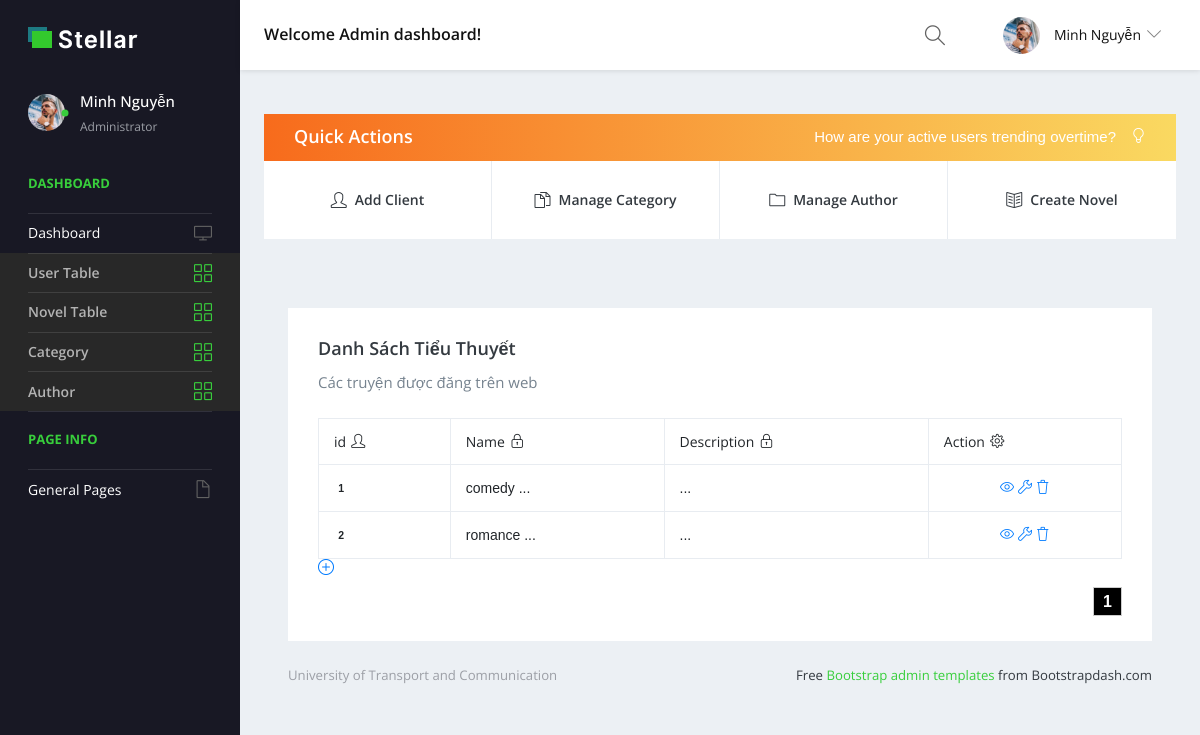
/BTL/Admin/CategoryTable/1, run on an earlier commit of the app's database.
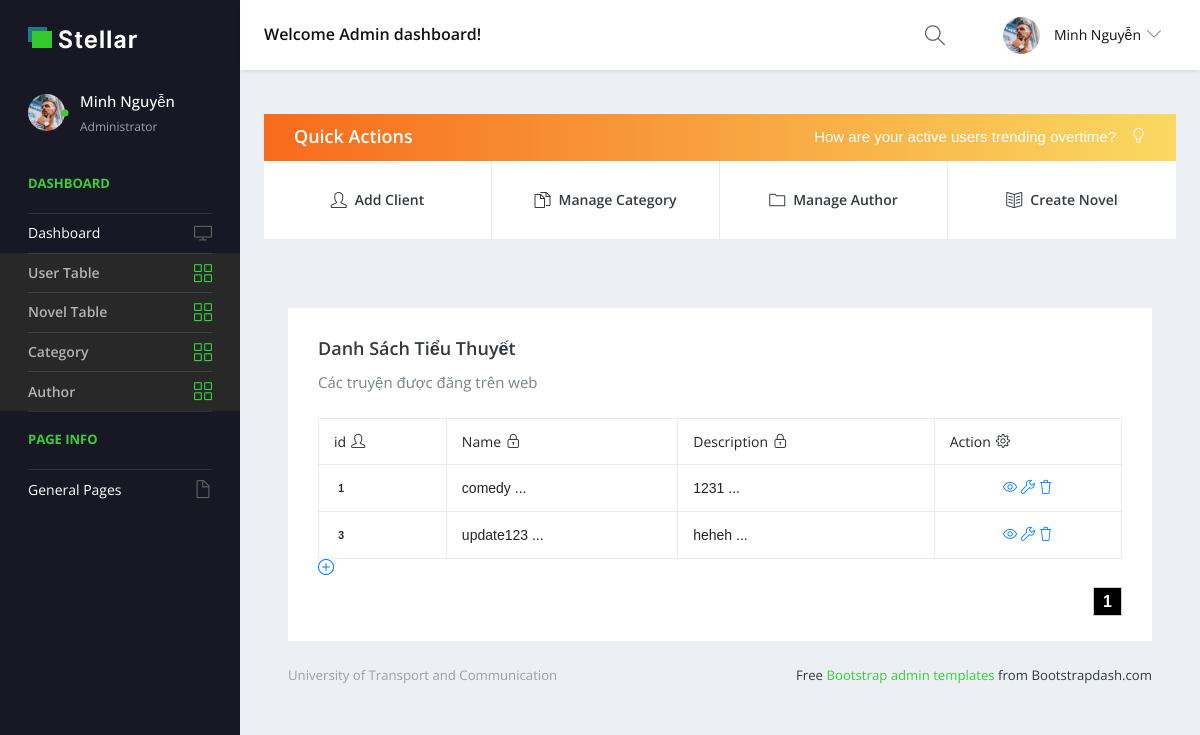
And on a later commit of the database.
### tables this page shows
CREATE TABLE `category` (
  `id` int(11) NOT NULL,
  `name` varchar(50) NOT NULL,
  `description` varchar(200) NOT NULL
);

### BTL/mvc/core/Controller.php (called while the page is built, shortened)
<?php
    class Controller{
        public function view($view,$data=[]){
            require_once "./mvc/views/".$view.".php";
        }
    }
?>

### BTL/mvc/controllers/Admin.php (called while the page is built, shortened)
<?php
    class Admin extends Controller{
        public function CategoryTable($page){
            $source=$this->model("category");
            $this->view("Admin_layout",[
                        "func"=>"Admin/CategoryTable",
                        "page"=>"pages/tables/category_table",
                        "has_paging"=>true,
                        "source"=>$source->GetAll($page)
                    ]);
        }
    }
?>

### BTL/mvc/core/App.php (called while the page is built, shortened)
<?php
    class App{
        protected $controller="Admin";
        protected $action="Index";
        function __construct()
        {
            $arr=$this->UrlProcess();
            if(isset($arr[1]))
            {
                if(file_exists("./mvc/controllers/".$arr[0].".php"))
                {
                    $this->controller=$arr[0];
                    unset($arr[0]);
                }
            }
            if(isset($arr[1]))
            {
                if(method_exists($this->controller,$arr[1]))
                {
                    $this->action=$arr[1];
                    unset($arr[1]);
                }
            }
            $this->params=$arr?array_values($arr):[];
            $this->controller=new $this->controller;
            call_user_func_array([$this->controller,$this->action],$this->params);
        }
        function UrlProcess()
        {
            if(isset($_GET["url"]))
            {
                return explode("/",filter_var(trim($_GET["url"],"/")));
            }
        }
    }
?>

### BTL/index.php (called while the page is built, shortened)
<?php
$myApp=new App();
?>

### BTL/mvc/core/DB.php (called while the page is built, shortened)
<?php
    class DB{
        protected $servername='localhost';
        protected $username='root';
        protected $password='';
        protected $dbname='db_webnovel';
        function __construct()
        {
            $this->conn=mysqli_connect($this->servername,$this->username,$this->password,$this->dbname);
        }
    }
?>

### BTL/mvc/models/category.php (called while the page is built, shortened)
<?php
    class category extends DB{
        public function GetAll($page)
        {
        $item_per_page = 4;
        $current_page = !empty($page) ? $page : 1;
        $offset = ($current_page - 1) * $item_per_page;
        $category = mysqli_query($this->conn, "SELECT * FROM `category`   LIMIT " . $item_per_page . " OFFSET " . $offset);
        $totalRecords = mysqli_query($this->conn, "SELECT * FROM `category`");
        $totalRecords = $totalRecords->num_rows;
        $totalPages = ceil($totalRecords / $item_per_page);
        return $data = [
            "sp" => $category,
            "currentPage" => $current_page,
            "totalRecords" => $totalRecords,
            "totalPages" => $totalPages
        ];
        }
    }
?>

### BTL/mvc/views/Admin_pages/pages/tables/category_table.php (the view, shortened to what this page needs)
<head>
</head>
<div class="content-wrapper">
  <div class="row">
    <div class="col-lg-12 grid-margin stretch-card">
      <div class="card">
        <div class="card-body">
          <h4 class="card-title">Danh sách tiểu thuyết</h4>
          <p class="card-description"> Các truyện được đăng trên web
          </p>
          <table class="table table-hover table-bordered">
            <thead>
              <tr>
                <th>id<i class=' icon-user'></i></th>
                <th >Name<i class=' icon-lock'></i></th>
                <th >Description<i class=' icon-lock'></i></th>
                <th >Action<i  class='icon-settings'></i></th>
              </tr>
            </thead>
            <tbody>
              <?php
              while ($row = mysqli_fetch_array($data["source"]["sp"])) {
                echo "<tr>
                <td><label class='badge badge-email'>".$row["id"]."</label></td>
                <td>".substr($row["name"],0,30)." ...</td>
                <td>".substr($row["description"],0,30)." ...</td>
                <td style='text-align: center;'>
                    <a href='/BTL/Admin/CrudCategory/View/".$row["id"]."'><i class='icon-eye'></i></a>
                    <a href='/BTL/Admin/CrudCategory/Update/".$row["id"]."'><i class='icon-wrench'></i></a>
                    <a href='/BTL/Admin/CrudCategory/Delete/".$row["id"]."'><i class='icon-trash'></i></a>
                </td>
                </tr>";
              }
              ?>
            </tbody>
          </table>
          <a href='/BTL/Admin/CrudCategory/Create/0'><i class='icon-plus'></i></a>
          <?php if (!empty($data["has_paging"])) : ?>
            <?php
            include './mvc/views/Admin_pages/partials/pagination.php';
            ?>
          <?php endif; ?>
        </div>
      </div>
    </div>
  </div>

### BTL/mvc/views/Admin_layout.php (shortened to what this page needs)
<!DOCTYPE html>
<html lang="en">
<?php require_once "./mvc/views/Admin_pages/partials/head.php" ?>
<body>
  <div class="container-scroller">
    <?php
    require_once "./mvc/views/Admin_pages/partials/_navbar.php";
    ?>
    <div class="container-fluid page-body-wrapper">
      <?php
      require_once "./mvc/views/Admin_pages/partials/_sidebar.php";
      ?>
      <div class="main-panel">
        <div class="content-wrapper">
          <?php
          require_once "./mvc/views/Admin_pages/partials/_quickbar.php";
          ?>
          <?php
          require_once "./mvc/views/Admin_pages/" . $data["page"] . ".php";
          ?>
        </div>
        <?php
        require_once "./mvc/views/Admin_pages/partials/_footer.php";
        ?>
      </div>
    </div>
  </div>
</body>
</html>

### BTL/mvc/views/Admin_pages/partials/head.php (shortened to what this page needs)
<head>
  <link rel="stylesheet" href="/BTL/mvc/views/Admin_pages/vendors/simple-line-icons/css/simple-line-icons.css">
  <link rel="stylesheet" href="/BTL/mvc/views/Admin_pages/vendors/flag-icon-css/css/flag-icon.min.css">
  <link rel="stylesheet" href="/BTL/mvc/views/Admin_pages/vendors/css/vendor.bundle.base.css">
  <link rel="stylesheet" href="/BTL/mvc/views/Admin_pages/vendors/daterangepicker/daterangepicker.css">
  <link rel="stylesheet" href="/BTL/mvc/views/Admin_pages/vendors/chartist/chartist.min.css">
  <link rel="stylesheet" href="/BTL/mvc/views/Admin_pages/css/style.css">
</head>

### BTL/mvc/views/Admin_pages/partials/_navbar.php (shortened to what this page needs)
<nav class="navbar default-layout-navbar col-lg-12 col-12 p-0 fixed-top d-flex flex-row">
        <div class="navbar-brand-wrapper d-flex align-items-center">
          <a class="navbar-brand brand-logo" href="/BTL/mvc/views/Admin_pages/index.html">
            <img src="/BTL/mvc/views/Admin_pages/images/logo.svg" alt="logo" class="logo-dark" />
          </a>
        </div>
        <div class="navbar-menu-wrapper d-flex align-items-center flex-grow-1">
          <h5 class="mb-0 font-weight-medium d-none d-lg-flex">Welcome Admin dashboard!</h5>
          <ul class="navbar-nav navbar-nav-right ml-auto">
            <form class="search-form d-none d-md-block" action="#">
              <i class="icon-magnifier"></i>
              <input type="search" class="form-control" placeholder="Search Here" title="Search here">
            </form>
            <li class="nav-item dropdown d-none d-xl-inline-flex user-dropdown">
              <a class="nav-link dropdown-toggle" id="UserDropdown" href="#" data-toggle="dropdown" aria-expanded="false">
                <img class="img-xs rounded-circle ml-2" src="/BTL/mvc/views/Admin_pages/images/faces/face8.jpg" alt="Profile image"> <span class="font-weight-normal"> Minh Nguyễn </span></a>
            </li>
          </ul>
        </div>
      </nav>

### BTL/mvc/views/Admin_pages/partials/_sidebar.php (shortened to what this page needs)
<nav class="sidebar sidebar-offcanvas" id="sidebar">
          <ul class="nav">
            <li class="nav-item nav-profile">
              <a href="/BTL/mvc/views/Admin_pages/#" class="nav-link">
                <div class="profile-image">
                  <img class="img-xs rounded-circle" src="/BTL/mvc/views/Admin_pages/images/faces/face8.jpg" alt="profile image">
                  <div class="dot-indicator bg-success"></div>
                </div>
                <div class="text-wrapper">
                  <p class="profile-name">Minh Nguyễn</p>
                  <p class="designation">Administrator</p>
                </div>
              </a>
            </li>
            <li class="nav-item nav-category">
              <span class="nav-link">Dashboard</span>
            </li>
            <li class="nav-item">
              <a class="nav-link" href="/BTL/Admin/Index/">
                <span class="menu-title">Dashboard</span>
                <i class="icon-screen-desktop menu-icon"></i>
              </a>
            </li>
            <li class="nav-item">
              <a class="nav-link" href="/BTL/Admin/UserTable/1">
                <span class="menu-title">User Table</span>
                <i class="icon-grid menu-icon"></i>
              </a>
            </li>
            <li class="nav-item">
              <a class="nav-link" href="/BTL/Admin/NovelTable/1">
                <span class="menu-title">Novel Table</span>
                <i class="icon-grid menu-icon"></i>
              </a>
            </li>
            <li class="nav-item">
              <a class="nav-link" href="/BTL/Admin/CategoryTable/1">
                <span class="menu-title">Category</span>
                <i class="icon-grid menu-icon"></i>
              </a>
            </li>
            <li class="nav-item">
              <a class="nav-link" href="/BTL/Admin/AuthorTable/1">
                <span class="menu-title">Author</span>
                <i class="icon-grid menu-icon"></i>
              </a>
            </li>
            <li class="nav-item nav-category"><span class="nav-link">Page Info</span></li>
            <li class="nav-item">
              <a class="nav-link" data-toggle="collapse" href="#auth" aria-expanded="false" aria-controls="auth">
                <span class="menu-title">General Pages</span>
                <i class="icon-doc menu-icon"></i>
              </a>
            </li>
          </ul>
        </nav>

### BTL/mvc/views/Admin_pages/partials/_quickbar.php
<div class="row quick-action-toolbar">
  <div class="col-md-12 grid-margin">
    <div class="card">
      <div class="card-header d-block d-md-flex">
        <h5 class="mb-0">Quick Actions</h5>
        <p class="ml-auto mb-0">How are your active users trending overtime?<i class="icon-bulb"></i></p>
      </div>
      <div class="d-md-flex row m-0 quick-action-btns" role="group" aria-label="Quick action buttons">
        <div class="col-sm-6 col-md-3 p-3 text-center btn-wrapper">
          <button type="button" class="btn px-0" onclick="location.href='/BTL/Admin/CrudUser/Create/0'"> <i class="icon-user mr-2"></i> Add Client</button>
        </div>
        <div class="col-sm-6 col-md-3 p-3 text-center btn-wrapper">
          <button type="button" class="btn px-0" onclick="location.href='/BTL/Admin/CategoryTable/1'"><i class="icon-docs mr-2"></i> Manage Category</button>
        </div>
        <div class="col-sm-6 col-md-3 p-3 text-center btn-wrapper">
          <button type="button" class="btn px-0" onclick="location.href='/BTL/Admin/AuthorTable/1'"><i class="icon-folder mr-2"></i> Manage Author</button>
        </div>
        <div class="col-sm-6 col-md-3 p-3 text-center btn-wrapper">
          <button type="button" class="btn px-0" onclick="location.href='/BTL/Admin/CrudNovel/Create/0/0'"><i class="icon-book-open mr-2"></i>Create Novel</button>
        </div>
      </div>
    </div>
  </div>
</div>

### BTL/mvc/views/Admin_pages/partials/pagination.php (shortened to what this page needs)
<head>
</head>
<div id="pagination">
<?php for ($num = 1; $num <= $data["source"]["totalPages"]; $num++) { ?>
    <?php if ($num != $data["source"]["currentPage"]) { ?>
        <?php if ($num > $data["source"]["currentPage"] - 3 && $num < $data["source"]["currentPage"] + 3) { ?>
            <a class="page-item" href="/BTL/<?=$data["func"]?>/<?= $num ?>"><?= $num ?></a>
        <?php } ?>
    <?php } else { ?>
        <strong class="current-page page-item"><?= $num ?></strong>
    <?php } ?>
<?php } ?>
</div>

### BTL/mvc/views/Admin_pages/partials/_footer.php
<footer class="footer">
            <div class="d-sm-flex justify-content-center justify-content-sm-between">
              <span class="text-muted d-block text-center text-sm-left d-sm-inline-block">University of Transport and Communication</span>
              <span class="float-none float-sm-right d-block mt-1 mt-sm-0 text-center"> Free <a href="#" target="_blank">Bootstrap admin templates</a> from Bootstrapdash.com</span>
            </div>
          </footer>

### BTL/mvc/views/Admin_pages/pages/tables/category_table.php (style rules this page uses)
table { border: 1px solid #555; border-width: 0 0 1px 1px; }
table td { border: 1px solid #555; border-width: 1px 1px 0 0; }
table td { width: 30px; overflow: hidden; white-space: nowrap; }

### BTL/mvc/views/Admin_pages/partials/pagination.php (style rules this page uses)
body { font-family: arial; }
a { text-decoration: none; }
#pagination { text-align: right; margin-top: 15px; }
.page-item { border: 1px solid #ccc; padding: 5px 9px; color: #000; }
.current-page { background: #000; color: #FFF; }

What changed in the data, as far as the page shows it:
removed category: id "2", name "romance"
changed category "comedy": description (not shown) → "1231"
added category: id "3", name "update123", description "heheh"
